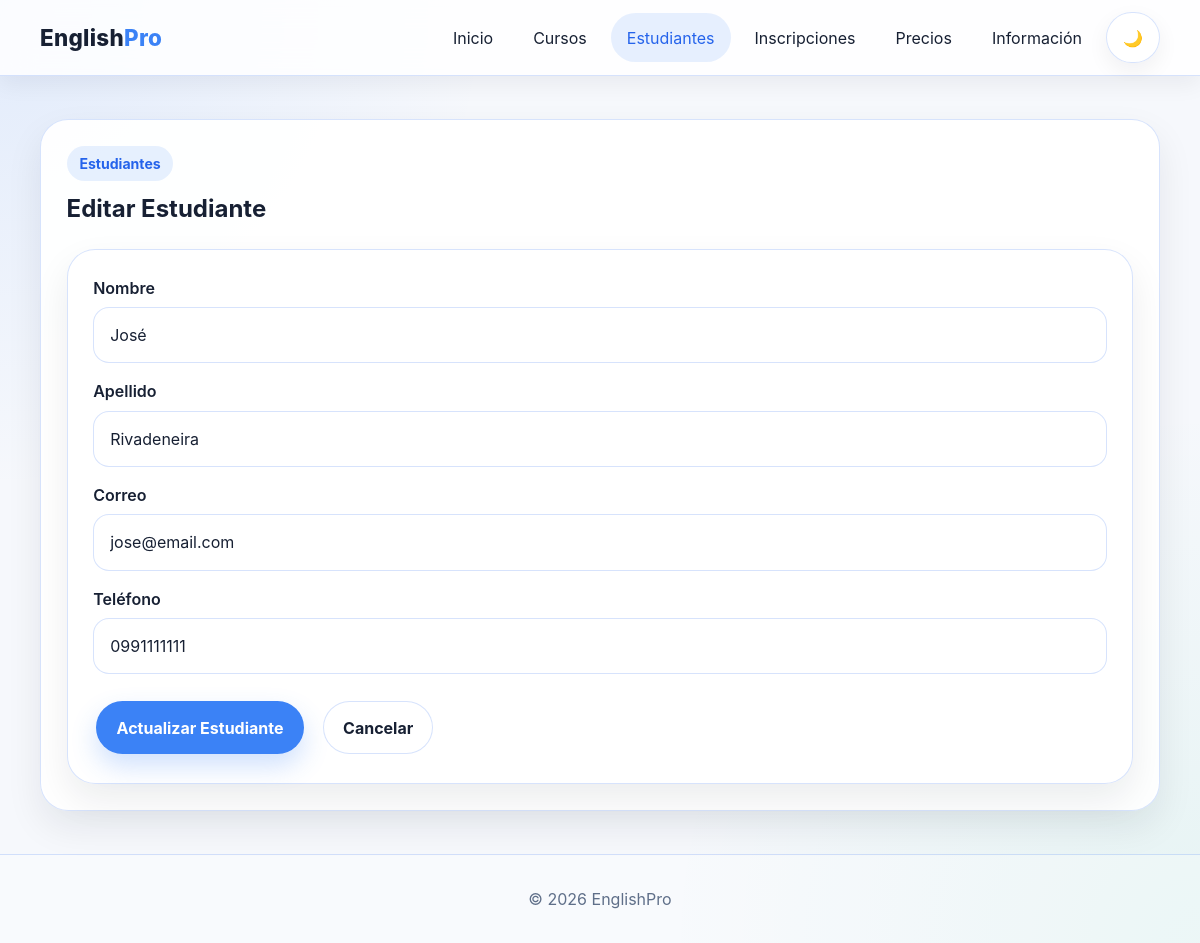
The page /index.php?pagina=estudiantes&accion=editar&id=1 on the database its author committed.
### tables this page shows
CREATE TABLE estudiantes (
    id_estudiante INT AUTO_INCREMENT PRIMARY KEY,
    nombre VARCHAR(100) NOT NULL,
    apellido VARCHAR(100) NOT NULL,
    correo VARCHAR(100) NOT NULL UNIQUE,
    telefono VARCHAR(20) NOT NULL
);

### app/models/Estudiante.php (called while the page is built, shortened)
<?php
require_once "../config/database.php";
class Estudiante
{
    private $conn;
    private $tabla = "estudiantes";
    public function __construct()
    {
        $database = new Database();
        $this->conn = $database->conectar();
    }
    public function obtenerEstudiantePorId($id)
    {
    $sql = "SELECT *
            FROM " . $this->tabla . "
            WHERE id_estudiante = :id";
    $stmt = $this->conn->prepare($sql);
    $stmt->execute([
        ':id' => $id
    ]);
    return $stmt->fetch(PDO::FETCH_ASSOC);
    }
}

### config/database.php (called while the page is built, shortened)
<?php
class Database
{
    private $host;
    private $db_name;
    private $username;
    private $password;
    private $port;
    public function __construct()
    {
        $this->host = getenv("DB_HOST") ?: "localhost";
        $this->db_name = getenv("DB_NAME") ?: "englishpro_db";
        $this->username = getenv("DB_USER") ?: "root";
        $this->password = getenv("DB_PASS") ?: "";
        $this->port = getenv("DB_PORT") ?: "3306";
    }
    public function conectar()
    {
        $this->conn = null;
        try {
            $dsn = "mysql:host={$this->host};port={$this->port};dbname={$this->db_name};charset=utf8mb4";
            $this->conn = new PDO(
                $dsn,
                $this->username,
                $this->password,
                [
                    PDO::ATTR_ERRMODE => PDO::ERRMODE_EXCEPTION,
                    PDO::ATTR_DEFAULT_FETCH_MODE => PDO::FETCH_ASSOC,
                    PDO::ATTR_EMULATE_PREPARES => false
                ]
            );
        } catch (PDOException $e) {
            die("Error de conexión: " . $e->getMessage());
        }
        return $this->conn;
    }
}

### app/controllers/EstudianteController.php (called while the page is built, shortened)
<?php
require_once "../app/models/Estudiante.php";
class EstudianteController
{
    private $modelo;
    public function __construct()
    {
        $this->modelo = new Estudiante();
    }
    public function obtenerEstudiante($id)
    {
    return $this->modelo
                ->obtenerEstudiantePorId($id);
    }
}

### app/views/estudiantes/editar.php (the view, shortened to what this page needs)
<section class="section">
    <div class="container">
        <div class="content-box">
            <div class="section__head">
                <span class="section__tag">Estudiantes</span>
                <h2>Editar Estudiante</h2>
            </div>
            <form method="POST" class="contact-form">
                <div class="form-group">
                    <label>Nombre</label>
                    <input
                        type="text"
                        name="nombre"
                        value="<?= $estudiante['nombre']; ?>"
                        required>
                </div>
                <div class="form-group">
                    <label>Apellido</label>
                    <input
                        type="text"
                        name="apellido"
                        value="<?= $estudiante['apellido']; ?>"
                        required>
                </div>
                <div class="form-group">
                    <label>Correo</label>
                    <input
                        type="email"
                        name="correo"
                        value="<?= $estudiante['correo']; ?>"
                        required>
                </div>
                <div class="form-group">
                    <label>Teléfono</label>
                    <input
                        type="text"
                        name="telefono"
                        value="<?= $estudiante['telefono']; ?>"
                        required>
                </div>
                <div class="hero__actions">
                    <button class="btn btn--primary" type="submit">
                        Actualizar Estudiante
                    </button>
                    <a class="btn btn--ghost"
                       href="index.php?pagina=estudiantes">
                        Cancelar
                    </a>
                </div>
            </form>
        </div>
    </div>
</section>

### public/CSS/normalice.css (style rules this page uses)
*, *::before, *::after { box-sizing: border-box; }
html { line-height: 1.5; -webkit-text-size-adjust: 100%; scroll-behavior: smooth; }
body { margin: 0; }
h1, h2, h3, h4, h5, h6, p { margin: 0; }
a { background-color: transparent; text-decoration: none; color: inherit; }
button, input, select, textarea { font: inherit; }
button { border: 0; background: none; cursor: pointer; }
input, select, textarea, button { outline: none; }

### public/CSS/styles.css (style rules this page uses)
:root { --bg: #f6f8fc; --bg-alt: #edf3ff; --surface: rgba(255, 255, 255, 0.94); --surface-strong: #ffffff; --text: #172033; --muted: #5f6f89; --primary: #3b82f6; --primary-dark: #2563eb; --primary-soft: rgba(59, 130, 246, 0.12); --border: rgba(37, 99, 235, 0.18); --border-strong: rgba(37, 99, 235, 0.28); --shadow: 0 16px 36px rgba(15, 23, 42, 0.08); --shadow-soft: 0 8px 22px rgba(15, 23, 42, 0.06); --radius: 28px; --radius-sm: 16px; --header-h: 76px; }
body { min-height: 100vh; background: radial-gradient(circle at top left, rgba(59, 130, 246, 0.11), transparent 32%), radial-gradient(circle at bottom right, rgba(16, 185, 129, 0.07), transparent 35%), var(--bg); color: var(--text); font-family: Inter, system-ui, -apple-system, BlinkMacSystemFont, "Segoe UI", sans-serif; padding-top: var(--header-h); }
.container { width: min(1120px, calc(100% - 2rem)); margin: 0 auto; }
.section { padding: 2.7rem 0; }
.section__head { margin-bottom: 1.4rem; }
.section__head h2, .content-box h2, .pricing-card h2, .timeline__item h3, .info-card h3 { font-size: clamp(1.3rem, 2vw, 2rem); margin-top: 0.6rem; margin-bottom: 0.5rem; }
.hero__content, .hero__card, .content-box, .pricing-card, .info-card, .contact-form, .timeline__item, .accordion__item { background: var(--surface); border: 1px solid var(--border); border-radius: var(--radius); box-shadow: var(--shadow); }
.contact-form, .content-box, .pricing-card, .info-card { padding: 1.6rem; }
.badge, .section__tag { display: inline-flex; padding: 0.45rem 0.8rem; border-radius: 999px; background: var(--primary-soft); color: var(--primary-dark); font-weight: 700; font-size: 0.88rem; }
.hero__actions { display: flex; flex-wrap: wrap; gap: 0.8rem; margin-top: 1.5rem; }
.btn { display: inline-flex; align-items: center; justify-content: center; min-height: 48px; padding: 0.85rem 1.2rem; border-radius: 999px; font-weight: 700; transition: 0.25s ease; border: 1px solid transparent; }
.btn--primary { background: var(--primary); color: white; box-shadow: 0 12px 26px rgba(59, 130, 246, 0.24); }
.btn--ghost { border: 1px solid var(--border); background: rgba(255, 255, 255, 0.55); color: var(--text); }
.form-group { display: grid; gap: 0.45rem; margin-bottom: 1rem; }
label { color: var(--text); font-weight: 600; }
input, select, textarea { width: 100%; border-radius: 16px; border: 1px solid var(--border); background: rgba(255, 255, 255, 0.82); color: var(--text); padding: 0.95rem 1rem; outline: none; }
input::placeholder, textarea::placeholder { color: var(--muted); }
.content-box .btn { margin: 0.2rem; }

### rows shown on the page
estudiantes: nombre "José", apellido "Rivadeneira", correo "jose@email.com", telefono "0991111111"
